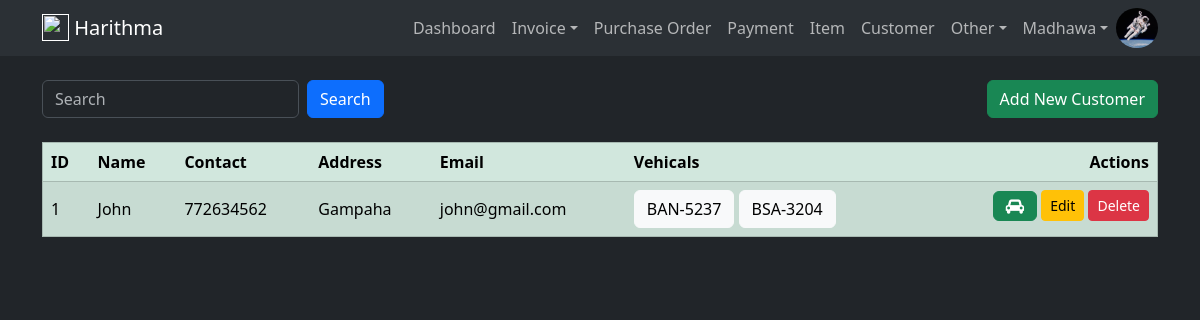
Screenshot of /customer/ (signed in) with the database file from the repository.
### harithmapos/models.py (models this page shows, shortened)
class User(db.Model, UserMixin):
    id = db.Column(db.Integer, primary_key=True)
    email = db.Column(db.String(120), unique=True, nullable=False)
    name = db.Column(db.String(50), nullable=False)
    image = db.Column(db.String(20), default='default.jpg')
    password = db.Column(db.String(60), nullable=False)
    ui_theme = db.Column(db.String(5), default='light')
    create_dttm = db.Column(db.DateTime, nullable=False, default=datetime.utcnow)
    update_dttm = db.Column(db.DateTime, nullable=False, default=datetime.utcnow)

class Customer(db.Model):
    id = db.Column(db.Integer, primary_key=True)
    name = db.Column(db.String(100), nullable=False)
    contact = db.Column(db.String(10))
    address = db.Column(db.String(255))
    email = db.Column(db.String(150))
    create_dttm = db.Column(db.DateTime, nullable=False, default=datetime.utcnow)
    update_dttm = db.Column(db.DateTime, nullable=False, default=datetime.utcnow)
    vehicals = db.relationship('Vehical', backref='owner', lazy=True)
    invoices = db.relationship('InvoiceHead', backref='customer', lazy=True)
    item_invoices = db.relationship('ItemInvoiceHead', backref='customer', lazy=True)
    payments = db.relationship('Payment', backref='customer', lazy=True)

class Vehical(db.Model):
    id = db.Column(db.Integer, primary_key=True)
    number = db.Column(db.String(8), nullable=False)
    make = db.Column(db.String(20))
    model = db.Column(db.String(20))
    year = db.Column(db.String(4))
    create_dttm = db.Column(db.DateTime, nullable=False, default=datetime.utcnow)
    update_dttm = db.Column(db.DateTime, nullable=False, default=datetime.utcnow)
    owner_id = db.Column(db.Integer, db.ForeignKey('customer.id'), nullable=False)
    invoices = db.relationship('InvoiceHead', backref='vehical', lazy=True)

### harithmapos/views/customer/routes.py (the view)
@customer_blueprint.route('/customer/', methods = ['GET', 'POST'])
@login_required
def customer():
    customer_form = CustomerForm()
    vehical_form = VehicalForm()
    if request.method == 'POST' and 'query' in request.form:
        query = request.form["query"]
        customers = Customer.query.filter(Customer.name.icontains(query)).all()
        return render_template('customer.html', title='Customers', customer_form=customer_form, vehical_form=vehical_form, customers=customers, query=query)
    else:
        customers = Customer.query.all()
        return render_template('customer.html', title='Customers', customer_form=customer_form, vehical_form=vehical_form, customers=customers)

### harithmapos/views/customer/forms.py
class CustomerForm(FlaskForm):
    name = StringField("Name", validators=[DataRequired(), Length(min=2, max=20)])
    contact = TelField("Contact", validators=[Length(min=9, max=9)])
    address = StringField("Address")
    email = EmailField("Email")

### harithmapos/views/vehical/forms.py
class VehicalForm(FlaskForm):
    number = StringField("Number*", validators=[DataRequired(), Length(min=7, max=8)])
    make = StringField("Make")
    model = StringField("Model")
    year = IntegerField("Year")
    owner_id = IntegerField("Owner ID", validators=[DataRequired()])

### harithmapos/models.py (called while the page is built)
@login_manager.user_loader
def load_user(user_id):
    return User.query.get(int(user_id))

### harithmapos/templates/customer.html (shortened to what this page needs)
{% extends 'layout/base.html' %}
{% block body %}
    <div class="container mt-4">
        <div class="row">
            <div class="col d-flex justify-content-between align-items-center">
                <form class="mb-0 d-flex" action="" method="post" autocomplete="off">
                    <input type="text" class="form-control me-2" name="query" id="query" placeholder="Search">
                    <input type="submit" value="Search" class="btn btn-primary" name="">
                </form>
                <button type="button" class="btn btn-success align-right" data-bs-toggle="modal" data-bs-target="#insert_modal">Add New Customer</button>
            </div>
        </div>
    </div>
    <div class="container mt-4">
        <table class="table table-success table-striped table-hover" border="1">
            <thead class="thread-dark">
                <tr>
                    <th scope="col">ID</th>
                    <th scope="col">Name</th>
                    <th scope="col">Contact</th>
                    <th scope="col">Address</th>
                    <th scope="col">Email</th>
                    <th scope="col">Vehicals</th>
                    <th scope="col" style="text-align: right" >Actions</th>
                </tr>
            </thead>
            <tbody id="results">
                {% for customer in customers %}
                    <tr>
                        <td class="align-middle"  scope="row">{{customer.id}}</td>
                        <td class="align-middle">{{customer.name}}</td>
                        <td class="align-middle">{{customer.contact}}</td>
                        <td class="align-middle">{{customer.address}}</td>
                        <td class="align-middle">{{customer.email}}</td>
                        <td>
                            {% for vehical in customer.vehicals %}
                                <a href="/update_vehical/{{vehical.id}}" class="btn btn-light" data-bs-toggle="modal" data-bs-target="#update_vehical{{vehical.id}}">{{vehical.number}}</a>
                            {% endfor %}
                        </td>
                        <td class="text-end">
                            <a href="/insert_vehical/{{customer.id}}" class="btn btn-success" data-toggle="tooltip" data-placement="top" title="Add Vehical" data-bs-toggle="modal" data-bs-target="#insert_vehical{{customer.id}}"><i class="fa fa-car"></i></a>
                            <a href="/update_customer/{{customer.id}}" class="btn btn-sm btn-warning" data-toggle="tooltip" data-placement="top" title="Update Customer" data-bs-toggle="modal" data-bs-target="#update_customer{{customer.id}}">Edit</a>
                            <a href="/delete_customer/{{customer.id}}" class="btn btn-sm btn-danger" data-toggle="tooltip" data-placement="top" title="Delete Customer" onclick="return confirm('Are you sure to delete?')">Delete</a>
                        </td>
                    </tr>
                {% endfor %}
            </tbody>
        </table>
    </div>
{% endblock %}

### harithmapos/templates/layout/navbar.html (shortened to what this page needs)
<nav class="navbar navbar-expand-lg bg-body-tertiary">
    <div class="container">
        <a href="" class="navbar-brand lead">
            <img src="{{url_for('static', filename='vehical.png')}}" height="27" class="d-inline-block align-text-top">
            <b>Harithma</b>
        </a>
        <div class="collapse navbar-collapse" id="navbarCollapse">
            <ul class="navbar-nav ms-auto">
                {% if current_user.is_authenticated %}
                    <a class="nav-item nav-link" href="{{ url_for('dashboard_blueprint.dashboard') }}">Dashboard</a>
                    <li class="nav-item dropdown">
                        <a class="nav-link dropdown-toggle" href="#" role="button" data-bs-toggle="dropdown" aria-expanded="false">Invoice</a>
                    </li>
                    <a class="nav-item nav-link" href="{{ url_for('purchase_order_blueprint.purchase_order_head') }}">Purchase Order</a>
                    <a class="nav-item nav-link" href="{{ url_for('payment_blueprint.payment') }}">Payment</a>
                    <a class="nav-item nav-link" href="{{ url_for('item_blueprint.item') }}">Item</a>
                    <a class="nav-item nav-link" href="{{ url_for('customer_blueprint.customer') }}">Customer</a>
                    <li class="nav-item dropdown">
                        <a class="nav-link dropdown-toggle" href="#" role="button" data-bs-toggle="dropdown" aria-expanded="false">Other</a>
                    </li>
                    <li class="nav-item dropdown">
                        <a class="nav-link dropdown-toggle" href="#" role="button" data-bs-toggle="dropdown" aria-expanded="false">{{ current_user.name }}</a>
                    </li>
                    <img src="{{ url_for('static', filename='user_images/'+current_user.image) }}" class="rounded-circle" height="40" alt="Avatar" />
                {% else %}
                    <a class="nav-item nav-link" href="{{ url_for('user_blueprint.login') }}">Login</a>
                    <a class="nav-item nav-link" href="{{ url_for('user_blueprint.register') }}">Register</a>
                {% endif %}
            </ul>
        </div>
    </div>
</nav>

### rows the page displays
User: name "Madhawa", image (picture)
Customer: id "1", name "John", contact "772634562", address "Gampaha", email "john@gmail.com"
Vehical: number "BAN-5237"
Vehical: number "BSA-3204"
